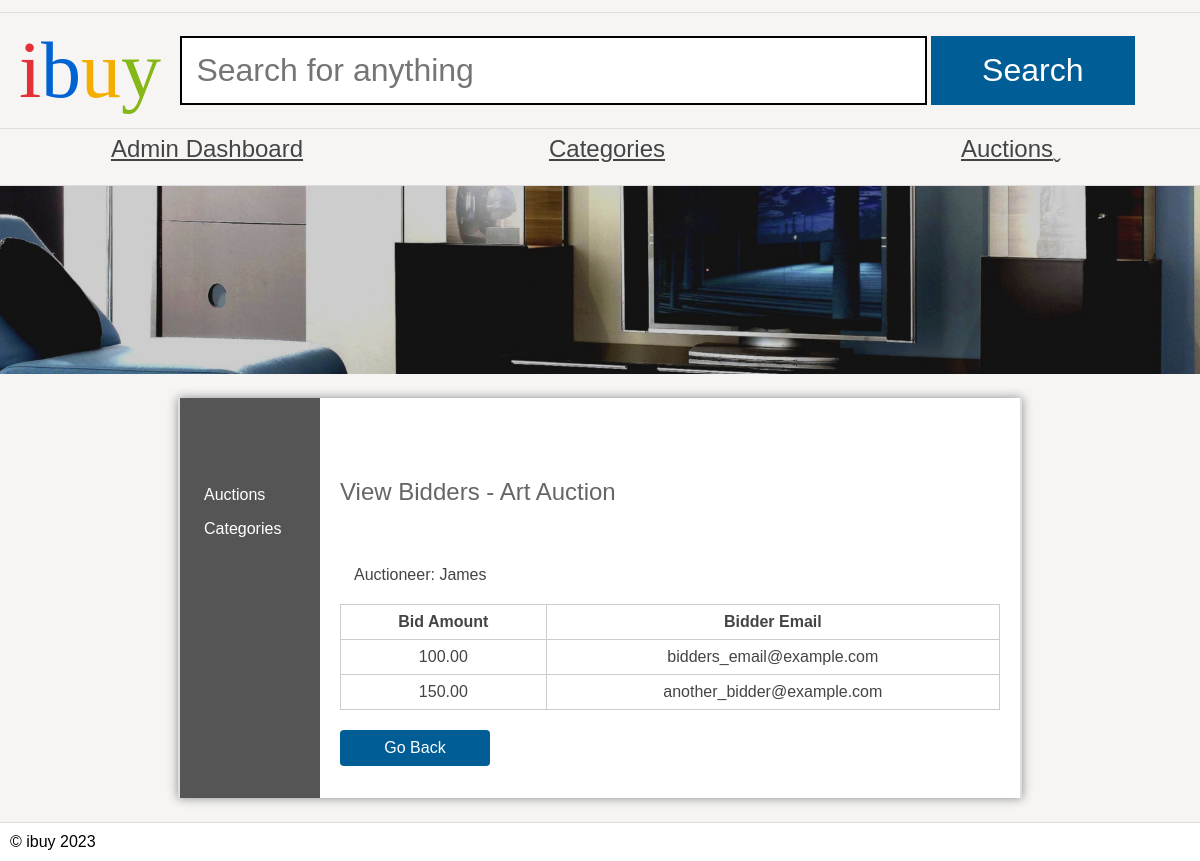
/Admin/viewbidders.php?name=Art+Auction, run on the app's committed database.
### tables this page shows
CREATE TABLE `auctions` (
  `auction_name` VARCHAR(90) NOT NULL PRIMARY KEY,
  `auctioneer` VARCHAR(90) DEFAULT NULL,
  `auctionDate` DATE DEFAULT NULL,
  `auction_end_time` TIMESTAMP DEFAULT NULL,  
  `categoryName` VARCHAR(20) DEFAULT NULL,
  `Description` LONGTEXT
);

CREATE TABLE `bids` (
    `bidId` INT NOT NULL AUTO_INCREMENT PRIMARY KEY,
    `auction_name` VARCHAR(90) NOT NULL,
    `bidAmount` DECIMAL(10, 2) NOT NULL,
    `bidder_email` VARCHAR(50) NOT NULL,
    `bidTimestamp` TIMESTAMP DEFAULT CURRENT_TIMESTAMP,
    FOREIGN KEY (`auction_name`) REFERENCES `auctions` (`auction_name`)
);

### Admin/viewbidders.php (the view, shortened to what this page needs)
<?php
require('../dataconnection/configuration.php');
if (isset($_GET['name'])) {
    $auctionName = $_GET['name'];
    $auctionStmt = $pdo->prepare('SELECT * FROM auctions WHERE auction_name = :auctionName');
    $auctionStmt->execute(['auctionName' => $auctionName]);
    $auction = $auctionStmt->fetch(PDO::FETCH_ASSOC);
    $bidStmt = $pdo->prepare('SELECT * FROM bids WHERE auction_name = :auctionName');
    $bidStmt->execute(['auctionName' => $auctionName]);
    $bidders = $bidStmt->fetchAll(PDO::FETCH_ASSOC);
    if ($auction) {
        echo '
        <!DOCTYPE html>
        <head>
            <link rel="stylesheet" href="/ibuy.css" />
        </head>
        <body>
        <header>
        <h1><span class="i">i</span><span class="b">b</span><span class="u">u</span><span class="y">y</span></h1>
        <form action="#">
            <input type="text" name="search" placeholder="Search for anything" />
            <input type="submit" name="submit" value="Search" />
        </form>
    </header>
    <nav>
        <ul>
            <li><a href="admin_panel.php">Admin Dashboard</a></li>
            <li><a href="categories.php">Categories</a></li>
            <li><a href="Auctions.php">Auctions</a></li>
        </ul>
    </nav>
    <img src="/banners/2.jpg" alt="Banner" />
    <main class="sidebar">
    <section class="left">
        <ul>
        <li><a href="Auctions.php">Auctions</a></li>
        <li><a href="categories.php">Categories</a></li>
        </ul>
    </section>
    <section class="right">
        <h1>View Bidders - ' . $auctionName . '</h1>
        <p>Auctioneer: ' . $auction['auctioneer'] . '</p>
        <table>
            <tr>
                <th style="text-align: center;">Bid Amount</th>
                <th style="text-align: center;">Bidder Email</th>
            </tr>';
foreach ($bidders as $bidder) {
echo '<tr>
            <td style="text-align: center;">' . $bidder['bidAmount'] . '</td>
            <td style="text-align: center;">' . $bidder['bidder_email'] . '</td>
        </tr>';
}
echo '</table>
        <div style="margin-top: 20px;" class="action-buttons">
            <a class="button" href="javascript:history.go(-1)">Go Back</a>
        </div>
    </section>
</main>
</body>
</html>';
} else {
echo 'Auction not found';
}
} else {
echo 'Invalid request';
}
?>
<footer>
&copy; ibuy <?php echo date("Y"); ?>
</footer>

### ibuy.css (style rules this page uses)
* { margin: 0; padding: 0; }
body { font-family: 'Oxygen-Regular', sans-serif; background-color: #f6f5f4; max-width: 100vw; overflow-x: hidden; }
h1, h2, h3, h4 { font-weight: normal; }
a, a:visited { color: #444; }
header { margin-top: 1vw; font-family: 'Univers-Light-Normal'; display: grid; grid-template-columns: 15% 85%; align-items: center; padding-top: 1vw; padding-bottom: 1vw; border-top: 1px solid #ddd; border-bottom: 1px solid #ddd; }
header h1 { text-align: center; font-size: 5em; }
form { display: block; }
header form input[type=text] { border: 3px solid black; font-size: 2em; padding: 0.5em; width: 70%; }
body > img { width: 100vw; }
header form input[type=submit] { background-color: #005d96; color: white; width: 20%; font-size: 2em; padding: 0.5em; cursor: pointer; border: 0; }
header .i { color: #e43137; }
header .b { color: #0063d1; }
header .u { color: #f4ae01; }
header .y { color: #85b716; }
body > nav { border-bottom: 1px solid #ddd; }
body > nav ul li:last-child a:after { content: 'ˬ'; position: absolute; }
body > nav ul { display: flex; width: 100vw; list-style-type: none; }
body > nav ul li { flex: 1; }
body > nav ul li a { display: block; text-align: center; padding-top: 0.5vw; padding-bottom: 0.5vw; font-size: 1.5em; }
main { padding: 3vw; display: block; overflow: hidden; width: 80vw; margin: auto; border-left: 2px solid #ddd; border-right: 2px solid #ddd; }
main h1 { margin-top: 5vw; margin-bottom: 5vw; }
footer { margin-top: 5vw; border-top: 1px solid #ddd; }

### Admin/viewbidders.php (style rules this page uses)
header form input[type="text"] { border: 2px solid black; font-size: 2em; padding: 0.45em; width: 70%; }
.sidebar { align-items: center; padding: 0; margin-top: 2vw; }
.sidebar .left { width: 20%; background-color: #555; padding: 10px; list-style-type: none; }
.sidebar .right { flex: 1; padding: 20px; }
footer { margin-top: 2vw; }
body { display: flex; flex-direction: column; min-height: 100vh; }
main { flex: 1; }
table { width: 100%; border-collapse: collapse; margin-top: 20px; }
table th, table td { padding: 8px; border: 1px solid #ccc; }
.action-buttons { display: flex; flex-direction: column; align-items: flex-start; gap: 10px; }
.button { display: inline-block; padding: 8px 25px; background-color: #4CAF50; color: #fff; text-decoration: none; border-radius: 4px; border: none; }
.button { display: inline-block; padding: 8px 25px; margin-right: 10px; background-color: #005d96; color: #fff; text-decoration: none; border-radius: 4px; border: none; min-width: 120px; text-align: center; line-height: 20px; }
.button { display: inline-block; padding: 8px 15px; background-color: #005d96; color: #fff; text-decoration: none; border-radius: 4px; border: none; }
main { min-height: 50vh; background-color: #fff; width: 70vw; display: block; margin: auto; box-shadow: 0px 0px 10px #888; color:#444; }
footer { background-color: #fff; padding: 10px; color: #000; }
.left ul { list-style-type: none }
section a { color: #444; }
p, li, h2 { margin-bottom: 1em; margin-left: 14px; }
.stock, .sidebar { display: table; }
.stock > ul, .sidebar .left { width: 10vw; list-style-type: none; display: table-cell; padding: 10px; background-color: #555; margin: 0; }
.stock .products, .sidebar .right { display: table-cell; padding: 20px; }
.stock > ul a, .sidebar .left a { color: white; text-decoration: none; }
.right { padding: 20px; }
main h1 { color: #666; }

### data on the page
auctions: auctioneer "James"
bids: bidAmount "100.00", bidder_email "bidders_email@example.com"
bids: bidAmount "150.00", bidder_email "another_bidder@example.com"

### other printed values
$auctionName "Art Auction"
